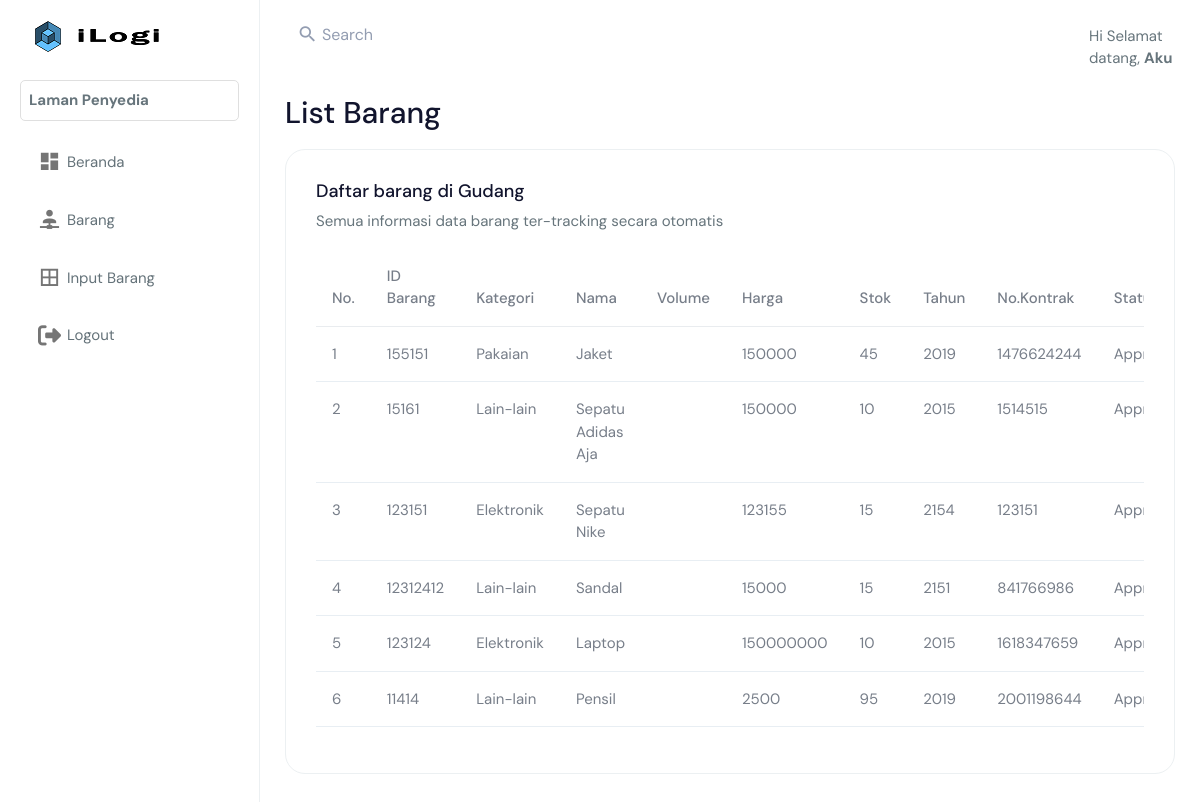
Page /index.php?page=penyedia/databarang.php (signed in) on the earlier database version.
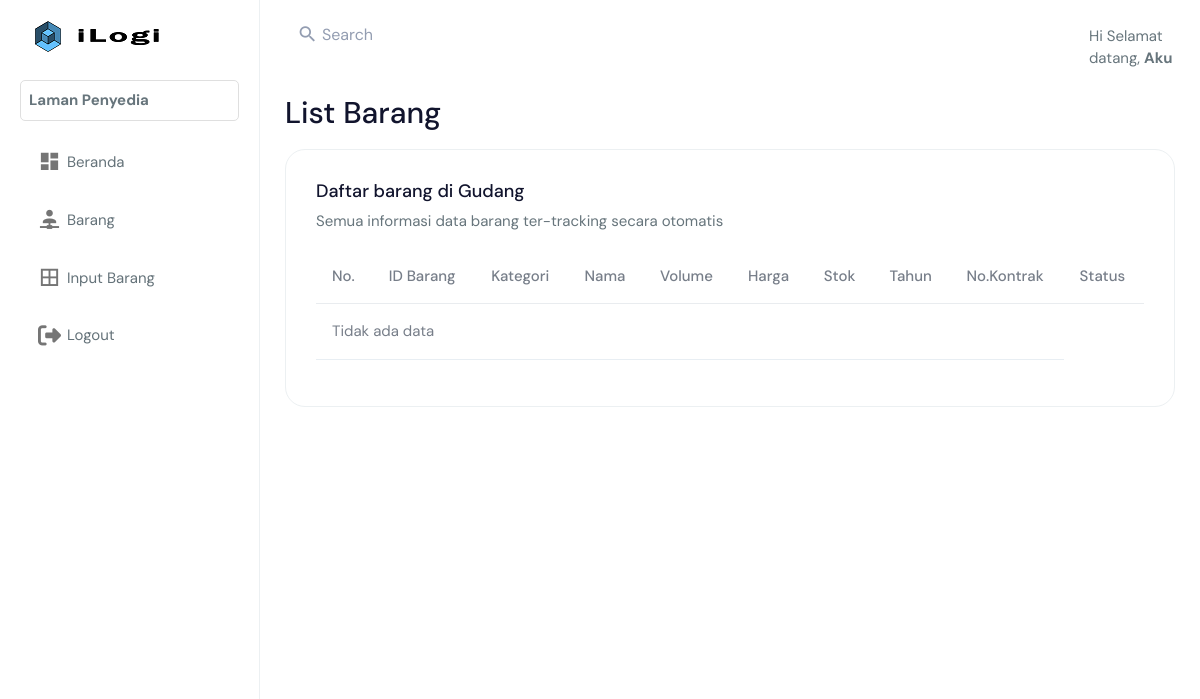
Same page on the later database version.
### tables this page shows
CREATE TABLE `barang` (
  `id_barang` varchar(11) NOT NULL,
  `id_komoditi` int(11) NOT NULL,
  `nama_barang` varchar(250) NOT NULL,
  `harga_barang` int(11) NOT NULL,
  `jumlah_barang` int(11) NOT NULL,
  `tahun_produksi` int(11) NOT NULL,
  `no_kontrak` int(11) NOT NULL,
  `status_barang` bit(1) NOT NULL,
  `created_at` timestamp NOT NULL DEFAULT current_timestamp(),
  `deleted_at` timestamp NOT NULL DEFAULT current_timestamp() ON UPDATE current_timestamp(),
  `updated_at` timestamp NOT NULL DEFAULT current_timestamp() ON UPDATE current_timestamp()
);

CREATE TABLE `komoditi` (
  `id_komoditi` int(11) NOT NULL,
  `jenis_komoditi` varchar(50) NOT NULL
);

### penyedia/databarang.php (the view, shortened to what this page needs)
<body>
    <div class="page-wrapper">
        <div class="container-fluid">
            <div class="row">
                <div class="col-12">
                    <h1 text-align="center" style="margin:2% 0% 2% 0%;">List Barang</h1>
                    <div class="card">
                        <div class="card-body">
                            <div class="table-responsive">
                                <h4>Daftar barang di Gudang</h4>
                                <p>Semua informasi data barang ter-tracking secara otomatis</p>
                                <table class="table">
                                    <thead>
                                        <tr>
                                            <th>No.</th>
                                            <th>ID Barang</th>
                                            <th>Kategori</th>
                                            <th>Nama</th>
                                            <th>Volume</th>
                                            <th>Harga</th>
                                            <th>Stok</th>
                                            <th>Tahun</th>
                                            <th>No.Kontrak</th>
                                            <th>Status</th>
                                        </tr>
                                    </thead>
                                    <tbody>
                                        <?php
                                            include 'database.php';
                                            $no = 1;
                                            $sql = mysqli_query($koneksi,'SELECT * FROM barang LEFT JOIN komoditi USING(id_komoditi) ORDER BY id_barang DESC');
                                            if (mysqli_num_rows($sql) > 0 ) {
                                            while ($row = mysqli_fetch_array($sql)){
                                        ?>
                                            <tr>
                                            <td><?php echo $no++ ?></td>
                                            <td><?php echo $row['id_barang']?></td>
                                            <td><?php echo $row['jenis_komoditi']?></td>
                                            <td><?php echo $row['nama_barang']?></td>
                                            <td><?php echo $row['volume_barang']?></td>
                                            <td><?php echo $row['harga_barang']?></td>
                                            <td><?php echo $row['jumlah_barang']?></td>
                                            <td><?php echo $row['tahun_produksi']?></td>
                                            <td><?php echo $row['no_kontrak']?></td>
                                            <td><?php echo ($row['status_barang'] == 0)?'Pending':'Approved'; ?></td>
                                            </tr>
                                        <?php }
                                        }else { ?>
                                            <tr>
                                                <td colspan="9">Tidak ada data</td>
                                            </tr>
                                        <?php } ?>
                                </tbody>
                            </table>
                            </div>
                        </div>
                    </div>
                </div>
            </div>
        </div>
    </div>
</body>
</html>

### index.php (shortened to what this page needs)
<?php
    $page = isset($_GET['page']) ? $_GET['page'] : false;
    if($_SESSION['login']==0){
		header("location:login.php");
	} else if ($_SESSION['role']=="User"){
        $nama_user = $_SESSION['nama_user'];
    } else {
        $nama_admin = $_SESSION['nama_admin'];
    }
    $role = $_SESSION['role'];
?>
<!DOCTYPE html>
<html dir="ltr" lang="en">
<head>
    <link href="assets/libs/chartist/dist/chartist.min.css" rel="stylesheet">
    <link href="assets/libs/chartist-plugin-tooltips/dist/chartist-plugin-tooltip.css" rel="stylesheet">
    <link href="dist/css/style.min.css" rel="stylesheet">
    <link href="css/style-detail-persetujuan.css" rel="stylesheet">
</head>
<body>
    <div id="main-wrapper" data-layout="vertical" data-navbarbg="skin5" data-sidebartype="full"
        data-sidebar-position="absolute" data-header-position="absolute" data-boxed-layout="full">
        <header class="topbar" data-navbarbg="skin6">
            <nav class="navbar top-navbar navbar-expand-md navbar-light">
            <div class="navbar-header" data-logobg="skin6">
                    <a class="navbar-brand" href="index.html">
                        <b class="logo-icon">
                            <img src="assets/images/logo.png" alt="homepage" class="dark-logo" />
                        </b>
                        <span class="logo-text">
                            <img src="assets/images/logo-text-ilogi.png" alt="homepage" class="dark-logo" />
                        </span>
                    </a>
                </div>
                <div class="navbar-collapse collapse" id="navbarSupportedContent" data-navbarbg="skin5">
                    <ul class="navbar-nav float-start me-auto">
                        <li class="nav-item search-box"> <a class="nav-link waves-effect waves-dark"
                                href="javascript:void(0)"><i class="mdi mdi-magnify me-1"></i> <span class="font-16">Search</span></a>
                        </li>
                    </ul>
                </div>
                <div style="margin:2% 0% 0% 0%;">
                    <?php
                    if ($_SESSION['role']=="User") {
                       echo "Hi Selamat datang, <b>$nama_user</b>";
                    } else {
                       echo "Hi Selamat datang, <b>$nama_admin</b>";
                    }
                    ?>
                </div>
            </nav>
        </header>
        <aside class="left-sidebar" data-sidebarbg="skin6">
            <div class="scroll-sidebar">
                <nav class="sidebar-nav">
                    <ul id="sidebarnav">
                        <div style="margin-bottom:8%; border:1px solid #DFDFDF; border-radius:5px; padding:8px;">
                            <?php echo "<b>Laman $role</b>"?>
                        </div>
                        <?php if ($_SESSION['role'] == "Disbekal") : ?>
                            <li class="sidebar-item">
                                <a class="sidebar-link waves-effect waves-dark sidebar-link" href="<?php echo BASE_URL .'index.php?page=disbekal/home.php'?>" aria-expanded="false">
                                <i class="mdi mdi-view-dashboard"></i>
                                <span class="hide-menu">Pemasukan</span></a>
                            </li>
                            <li class="sidebar-item">
                                <a class="sidebar-link waves-effect waves-dark sidebar-link" href="<?php echo BASE_URL."index.php?page=disbekal/databarang.php"?>" aria-expanded="false">
                                <i class="mdi mdi-account-network"> </i>
                                <span class="hide-menu">Barang</span></a>
                            </li>
                            <li class="sidebar-item">
                                <a class="sidebar-link waves-effect waves-dark sidebar-link" href="<?php echo BASE_URL."index.php?page=disbekal/registbarang.php"?>" aria-expanded="false">
                                <i class="mdi mdi-border-all"></i>
                                <span class="hide-menu">Registrasi Barang</span></a>
                            </li>
                            <li class="sidebar-item">
                                <a class="sidebar-link waves-effect waves-dark sidebar-link" href="<?php echo BASE_URL."index.php?page=lihat_data.php"?>" aria-expanded="false">
                                <i class="mdi mdi-file"></i>
                                <span class="hide-menu">Read RFID</span></a>
                            </li>
                            <li class="sidebar-item">
                                <a class="sidebar-link waves-effect waves-dark sidebar-link" href="<?php echo BASE_URL .'index.php?page=log_barang.php'?>" aria-expanded="false">
                                <i class="fa-solid fa-clock-rotate-left"></i>
                                <span class="hide-menu">Log</span></a>
                            </li>
                            <li class="sidebar-item">
                                <a class="sidebar-link waves-effect waves-dark sidebar-link" href="<?php echo BASE_URL."index.php?page=disbekal/pengeluaran.php"?>" aria-expanded="false">
                                <i class="fa-solid fa-truck-fast"></i>
                                <span class="hide-menu">Pengeluaran</span>
                                </a>
                            </li>
                        <?php elseif ($_SESSION['role'] == "Penyedia") : ?>
                            <li class="sidebar-item">
                                <a class="sidebar-link waves-effect waves-dark sidebar-link" href="<?php echo BASE_URL .'index.php?page=penyedia/home.php'?>" aria-expanded="false">
                                <i class="mdi mdi-view-dashboard"></i>
                                <span class="hide-menu">Beranda</span></a>
                            </li>
                            <li class="sidebar-item">
                                <a class="sidebar-link waves-effect waves-dark sidebar-link" href="<?php echo BASE_URL."index.php?page=penyedia/databarang.php"?>" aria-expanded="false">
                                <i class="mdi mdi-account-network"> </i>
                                <span class="hide-menu">Barang</span></a>
                            </li>
                            <li class="sidebar-item">
                                <a class="sidebar-link waves-effect waves-dark sidebar-link" href="<?php echo BASE_URL."index.php?page=penyedia/registbarang.php"?>" aria-expanded="false">
                                <i class="mdi mdi-border-all"></i>
                                <span class="hide-menu">Input Barang</span></a>
                            </li>
                        <?php endif; ?>
                            <li class="sidebar-item">
                                <a class="sidebar-link waves-effect waves-dark sidebar-link" href="<?php echo BASE_URL."index.php?page=logout.php"?>" onclick="return confirm('Ingin Logout?')">
                                <i class="fa-solid fa-right-from-bracket"></i>
                                <span class="hide-menu">Logout</span></a>
                            </li>
                    </ul>
                </nav>
            </div>
        </aside>
    <div class="content">
        <?php
            $filename = $page;
            if(file_exists($filename)){
                include_once($filename);
            }else{
                echo "Maaf, laman tidak ditemukan";
            }
        ?>
</body>
</html>

Differences in the rows shown:
removed barang: id_barang "155151", id_komoditi.jenis_komoditi "Pakaian", nama_barang "Jaket", harga_barang "150000", jumlah_barang "45", tahun_produksi "2019", no_kontrak "1476624244", status_barang "Approved"
removed barang: id_barang "15161", id_komoditi.jenis_komoditi "Lain-lain", nama_barang "Sepatu Adidas Aja", harga_barang "150000", jumlah_barang "10", tahun_produksi "2015", no_kontrak "1514515", status_barang "Approved"
removed barang: id_barang "123151", id_komoditi.jenis_komoditi "Elektronik", nama_barang "Sepatu Nike", harga_barang "123155", jumlah_barang "15", tahun_produksi "2154", no_kontrak "123151", status_barang "Approved"
removed barang: id_barang "12312412", id_komoditi.jenis_komoditi "Lain-lain", nama_barang "Sandal", harga_barang "15000", jumlah_barang "15", tahun_produksi "2151", no_kontrak "841766986", status_barang "Approved"
removed barang: id_barang "123124", id_komoditi.jenis_komoditi "Elektronik", nama_barang "Laptop", harga_barang "150000000", jumlah_barang "10", tahun_produksi "2015", no_kontrak "1618347659", status_barang "Approved"
removed barang: id_barang "11414", id_komoditi.jenis_komoditi "Lain-lain", nama_barang "Pensil", harga_barang "2500", jumlah_barang "95", tahun_produksi "2019", no_kontrak "2001198644", status_barang "Approved"
Other differences:
text now shown: "Tidak ada data"
